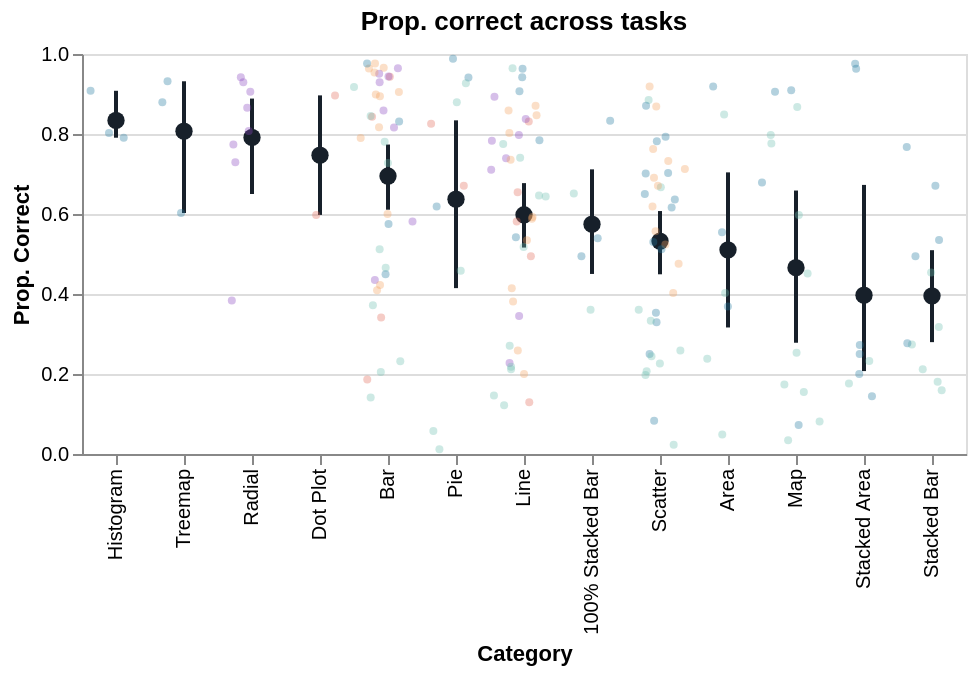

Notebook source saved alongside this figure:
### Code cell
test_order = list(assessment_color_map.keys())
test_domain_colors = list(assessment_color_map.values())
chart_order = graph_ci_df.sort_values(by="mean", ascending=False)['category'].to_list()

def format_hexcode_alpha(hexcode):
    samples = np.linspace(60, 99, num=len(chart_order))
    return [hexcode + str(int(s)) for s in samples][::-1]

# color_order = [hexcode for hexcode in format_hexcode_alpha("#17202a")]
color_order = ["#17202a" for _ in range(len(chart_order))]

def create_graph_performance_chart(ci_df, item_level_data, domain_order, domain_color=[]):
    """ Generate chart for point estimate and confidence intervals overlayed with item level scatteplots
    """
    # Create dot+error bar plot
    chart = alt.Chart(ci_df).mark_point(filled=True, size=75, opacity=1).encode(
        x=alt.X('category:N', title='Category', scale=alt.Scale(domain=domain_order)),
        y=alt.Y('mean:Q', title='Prop. Correct'),
        color=alt.Color('category:N', scale=alt.Scale(domain=domain_order, range=domain_color), legend=None),
    ) + alt.Chart(ci_df).mark_rule(strokeWidth=2).encode(
        x=alt.X('category:N'),
        y=alt.Y('ci_lower:Q'),
        y2='ci_upper:Q',
        color=alt.Color('category:N', scale=alt.Scale(domain=domain_order, range=domain_color), legend=None)
    )
    
    scatter_plot = alt.Chart(item_level_data).mark_point(opacity=0.35, filled=True).encode(
        x=alt.X('category:N', title='Category'),
        y=alt.Y("is_correct:Q",),
        xOffset="jitter:Q",
        color=alt.Color('test_type:N', scale=alt.Scale(domain=test_order, range=test_domain_colors), legend=None),
        size=alt.value(16),
    )

    return (chart + scatter_plot).resolve_scale(color='independent')


graph_item_level_data['jitter'] = graph_item_level_data.apply(
    lambda _ : box_muller(),
    axis=1
)
chart_performance = create_graph_performance_chart(graph_ci_df, graph_item_level_data, chart_order, color_order).properties(
    width=13*34, height=200, title=f"Prop. correct across tasks", 
)
chart_performance.save("./figures/graph_type_performance.pdf")
chart_performance

### Figure 1 — Vega-Lite specification as saved in the notebook (floating-point values rounded to 4 significant figures; data arrays with more than 128 entries replaced by an {"elided": "..."} marker saying what was removed)
{"config": {"view": {"continuousWidth": 300, "continuousHeight": 300}}, "layer": [{"mark": {"type": "point", "filled": true, "opacity": 1, "size": 75}, "encoding": {"color": {"field": "category", "legend": null, "scale": {"domain": ["Histogram", "Treemap", "Radial", "Dot Plot", "Bar", "Pie", "Line", "100% Stacked Bar", "Scatter", "Area", "Map", "Stacked Area", "Stacked Bar"], "range": ["#17202a", "#17202a", "#17202a", "#17202a", "#17202a", "#17202a", "#17202a", "#17202a", "#17202a", "#17202a", "#17202a", "#17202a", "#17202a"]}, "type": "nominal"}, "x": {"field": "category", "scale": {"domain": ["Histogram", "Treemap", "Radial", "Dot Plot", "Bar", "Pie", "Line", "100% Stacked Bar", "Scatter", "Area", "Map", "Stacked Area", "Stacked Bar"]}, "title": "Category", "type": "nominal"}, "y": {"field": "mean", "title": "Prop. Correct", "type": "quantitative"}}}, {"mark": {"type": "rule", "strokeWidth": 2}, "encoding": {"color": {"field": "category", "legend": null, "scale": {"domain": ["Histogram", "Treemap", "Radial", "Dot Plot", "Bar", "Pie", "Line", "100% Stacked Bar", "Scatter", "Area", "Map", "Stacked Area", "Stacked Bar"], "range": ["#17202a", "#17202a", "#17202a", "#17202a", "#17202a", "#17202a", "#17202a", "#17202a", "#17202a", "#17202a", "#17202a", "#17202a", "#17202a"]}, "type": "nominal"}, "x": {"field": "category", "type": "nominal"}, "y": {"field": "ci_lower", "type": "quantitative"}, "y2": {"field": "ci_upper"}}}, {"data": {"name": "data-79b91b08e87d992e42bbb15288ba0264"}, "mark": {"type": "point", "filled": true, "opacity": 0.35}, "encoding": {"color": {"field": "test_type", "legend": null, "scale": {"domain": ["wainer", "ggr-mc", "brbf", "vlat", "calvi"], "range": ["#8947BF", "#e26d5c", "#f4a261", "#247ba0", "#70c1b3"]}, "type": "nominal"}, "size": {"value": 16}, "x": {"field": "category", "title": "Category", "type": "nominal"}, "xOffset": {"field": "jitter", "type": "quantitative"}, "y": {"field": "is_correct", "type": "quantitative"}}}], "data": {"name": "data-b6da9b34584e2f5748768f8b61f61b97"}, "height": 200, "resolve": {"scale": {"color": "independent"}}, "title": "Prop. correct across tasks", "width": 442, "$schema": "https://vega.github.io/schema/vega-lite/v5.16.3.json", "datasets": {"data-b6da9b34584e2f5748768f8b61f61b97": [{"category": "Line", "mean": 0.598, "ci_upper": 0.6772, "ci_lower": 0.5161}, {"category": "Bar", "mean": 0.695, "ci_upper": 0.7737, "ci_lower": 0.6107}, {"category": "Radial", "mean": 0.7914, "ci_upper": 0.8886, "ci_lower": 0.65}, {"category": "Scatter", "mean": 0.5323, "ci_upper": 0.6074, "ci_lower": 0.4493}, {"category": "Pie", "mean": 0.637, "ci_upper": 0.8341, "ci_lower": 0.4147}, {"category": "Dot Plot", "mean": 0.7471, "ci_upper": 0.8966, "ci_lower": 0.5977}, {"category": "Stacked Bar", "mean": 0.3953, "ci_upper": 0.5095, "ci_lower": 0.2796}, {"category": "100% Stacked Bar", "mean": 0.5744, "ci_upper": 0.7116, "ci_lower": 0.4501}, {"category": "Histogram", "mean": 0.834, "ci_upper": 0.908, "ci_lower": 0.7907}, {"category": "Area", "mean": 0.5104, "ci_upper": 0.7041, "ci_lower": 0.3163}, {"category": "Stacked Area", "mean": 0.3971, "ci_upper": 0.6727, "ci_lower": 0.2073}, {"category": "Map", "mean": 0.4658, "ci_upper": 0.6587, "ci_lower": 0.2782}, {"category": "Treemap", "mean": 0.8071, "ci_upper": 0.9318, "ci_lower": 0.6024}], "data-79b91b08e87d992e42bbb15288ba0264": {"elided": "186 records"}}}
